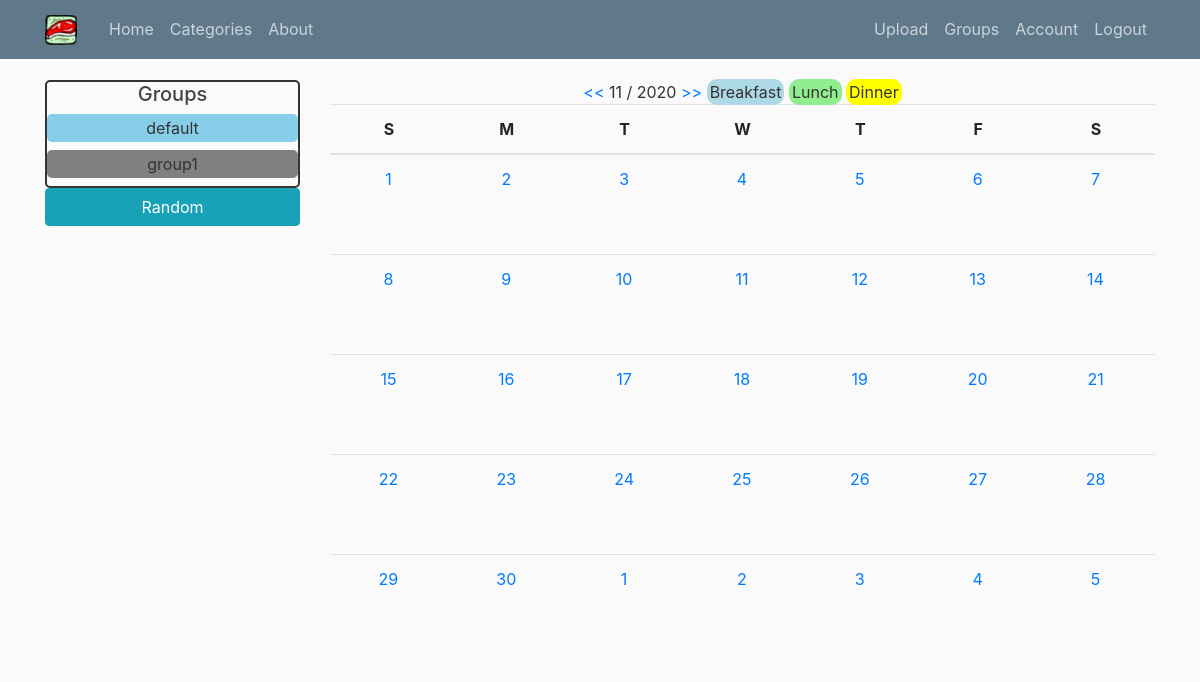
Before: /home/2020/11 (signed in) with the older database file.
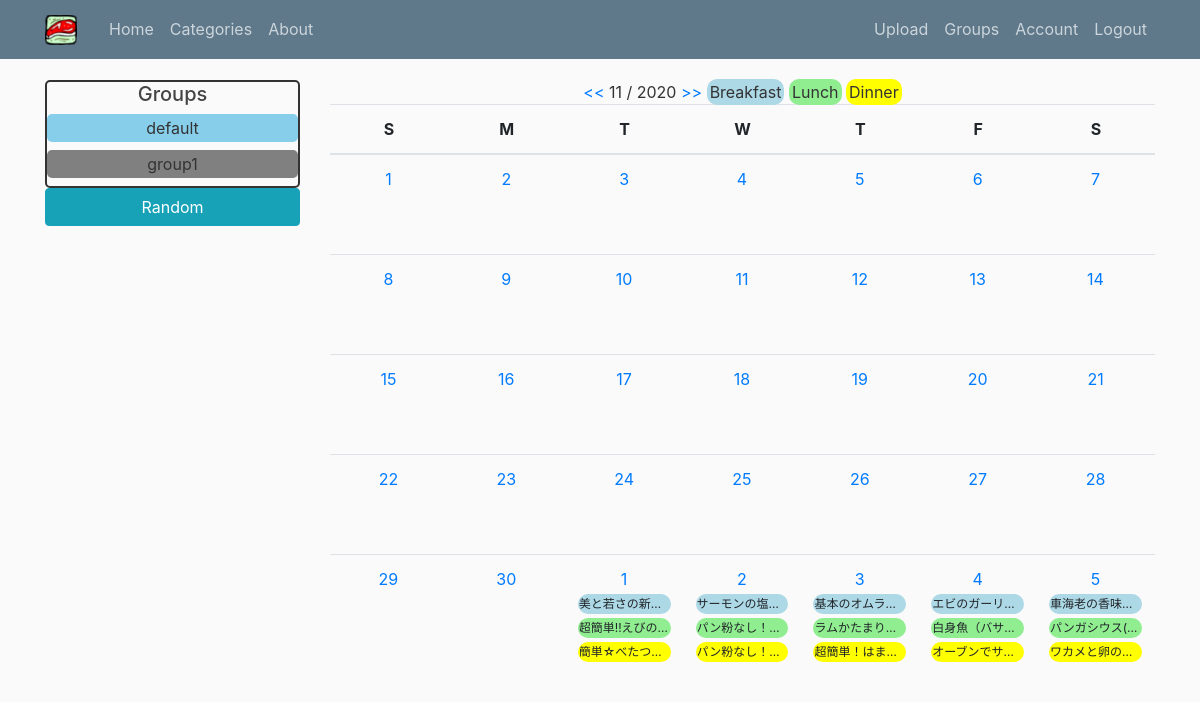
After: the same page with the newer database file.
### recipe_scheduler/models.py (models this page shows, shortened)
class Recipe(db.Model):
    __table_name__ = 'recipe'
    __searchable__ = ['recipe_name', 'description']
    id = db.Column(db.Integer, primary_key=True)
    recipe_name = db.Column(db.String(100), unique=False, nullable=False)
    recipe_url = db.Column(db.String(2083), unique=False, nullable=False)
    description = db.Column(db.String(200), unique=False, nullable=False)
    category_id = db.Column(db.Integer, db.ForeignKey('category.id'),
                            nullable=False)
    events = db.relationship(
        'Event', backref='recipe', lazy=True, cascade="all")

### recipe_scheduler/main/routes.py (the view, shortened to what this page needs)
@main.route('/', methods=['GET', 'POST'])
@main.route('/home', methods=['GET', 'POST'])
@main.route('/home/<int:year>/<int:month>', methods=['GET', 'POST'])
@login_required
def home(year=None, month=None):
    select_group = request.form.get('group_options')
    sub_form = RandomEventForm()
    categories = Category.query.filter_by(group_id=current_user.current_group)\
        .order_by(Category.category_name).all()
    sub_form.categories.choices = [(r.id, r.category_name) for r in categories]
    if not select_group:
        select_group = current_user.current_group
    if not year and not month:
        dt_now = datetime.datetime.now(datetime.timezone(
            datetime.timedelta(hours=-8)))
        year, month = dt_now.year, dt_now.month
    my_calendar = MonthCalendar()
    context = my_calendar.get_context_data(year, month, select_group)
    user_list = current_user.user_groups
    return render_template('home.html', context=context, user_list=user_list,
                           select_group=int(select_group),
                           group_title="Groups", sub_form=sub_form)

### recipe_scheduler/main/utils.py (called while the page is built)
    def setup_calendar(self):
        self._calendar = calendar.Calendar(self.first_weekday)

    def get_week_names(self):
        week_names = deque(self.week_names)
        week_names.rotate(-self.first_weekday)
        return week_names

    def get_previous_month(self, date):
        if date.month == 1:
            return date.replace(year=date.year-1, month=12, day=1)
        else:
            return date.replace(month=date.month-1, day=1)

    def get_next_month(self, date):
        if date.month == 12:
            return date.replace(year=date.year+1, month=1, day=1)
        else:
            return date.replace(month=date.month+1, day=1)

    def get_month_days(self, date):
        return self._calendar.monthdatescalendar(date.year, date.month)

    def get_current_month(self, year, month):
        if month and year:
            month = datetime.date(year=int(year), month=int(month), day=1)
        else:
            month = datetime.date.today().replace(day=1)
        return month

    def get_context_data(self, year, month, group):
        calendar_context = self.get_month_calendar(year, month, group)
        return calendar_context

### recipe_scheduler/templates/home.html (shortened to what this page needs)
{% extends "layout.html" %}
{% block content %}
<div class="calendar-title">
    <a href="{{ url_for('main.home', year=context.month_previous.year,
        month=context.month_previous.month)}}"> << </a>
    {{ context.month_current.month}} / {{ context.month_current.year }}
    <a href="{{ url_for('main.home', year=context.month_next.year,
        month=context.month_next.month)}}"> >> </a>
    <a class="foodlegend foodkind-0">Breakfast</a>
    <a class="foodlegend foodkind-1">Lunch</a>
    <a class="foodlegend foodkind-2">Dinner</a>
</div>
<table class="table">
    <thead>
        <tr>
            {% for w in context.week_names %}
            <th>{{ w }}</th>
            {% endfor %}
        </tr>
    </thead>
    <tbody>
        {% for week in context.month_day_schedulers %}
        <tr class="rowcell">
            {% for day, schedules in week.items() %}
            {% if context.now == day %}
            <td class="table-success">
                {% else %}
            <td>
                {% endif %}
                <div class="gridcell">
                    <a class="nav-item nav-link calendar_day"
                        href="{{ url_for('events.new_event', day=day) }}">{{ day.day }} </a>
                    {% for cat, recipe in schedules.items() %}
                    {% if recipe[0] %}
                    <button type="button" class="btn btn-sm m-1 foodcell foodkind-{{cat}}" data-toggle="modal"
                        data-target="#recipeModal-{{day.day}}-{{cat}}">{{recipe[0].recipe_name}}</button>
                    {% endif %}
                    {% endfor %}
                </div>
            </td>
            {% endfor %}
        </tr>
        {% endfor %}
    </tbody>
</table>
{% endblock content %}

Changed rows visible on the page:
added Recipe: recipe_name "美と若さの新…"
added Recipe: recipe_name "超簡単!!えびの…"
added Recipe: recipe_name "簡単☆べたつ…"
added Recipe: recipe_name "サーモンの塩…"
added Recipe: recipe_name "パン粉なし！…"
added Recipe: recipe_name "パン粉なし！…"
added Recipe: recipe_name "基本のオムラ…"
added Recipe: recipe_name "ラムかたまり…"
added Recipe: recipe_name "超簡単！はま…"
added Recipe: recipe_name "エビのガーリ…"
added Recipe: recipe_name "白身魚（バサ…"
added Recipe: recipe_name "オーブンでサ…"
added Recipe: recipe_name "車海老の香味…"
added Recipe: recipe_name "パンガシウス(…"
added Recipe: recipe_name "ワカメと卵の…"
